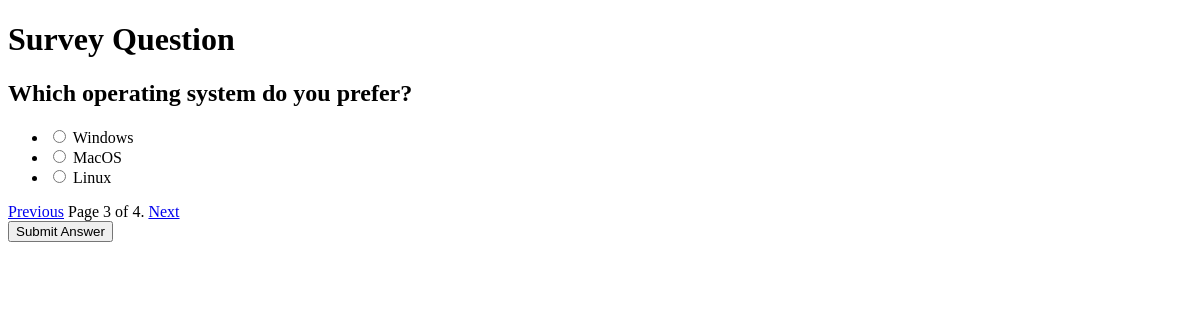
Page /survey?page=3 (signed in) on the committed database.
### myapp/models.py (models this page shows, shortened)
class SurveyQuestion(models.Model):
    question_text = models.CharField(max_length=255)
    created_at = models.DateTimeField(auto_now_add=True)

class SurveyOption(models.Model):
    question = models.ForeignKey(SurveyQuestion, on_delete=models.CASCADE, related_name='options')
    option_text = models.CharField(max_length=255)
    votes = models.PositiveIntegerField(default=0)

### myapp/views.py (the view, shortened to what this page needs)
# urls.py: path('survey', survey_view, name='survey'),
@login_required
def survey_view(request):
    questions = SurveyQuestion.objects.all().order_by('created_at')
    paginator = Paginator(questions, 1)
    page_number = request.GET.get('page')
    page_obj = paginator.get_page(page_number)
    return render(request, 'surveyQuestions.html', {'page_obj': page_obj})

### templates/surveyQuestions.html (shortened to what this page needs)
{% load static %}
<!DOCTYPE html>
<html lang="en">
<head>
    <link rel="stylesheet" href="{% static 'css/style.css' %}">
</head>
<body>
    <h1>Survey Question</h1>
    {% if page_obj %}
        <form method="post" action="">
            <h2>{{ page_obj.object_list.first.question_text }}</h2>
            <ul>
                {% for option in page_obj.object_list.first.options.all %}
                    <li>
                        <input type="radio" id="option_{{ option.id }}" name="option" value="{{ option.id }}">
                        <label for="option_{{ option.id }}">{{ option.option_text }}</label>
                    </li>
                {% endfor %}
            </ul>
            <div class="pagination">
                <span class="step-links">
                    {% if page_obj.has_previous %}
                        <a href="?page={{ page_obj.previous_page_number }}">Previous</a>
                    {% endif %}
                    <span class="current">
                        Page {{ page_obj.number }} of {{ page_obj.paginator.num_pages }}.
                    </span>
                    {% if page_obj.has_next %}
                        <a href="?page={{ page_obj.next_page_number }}">Next</a>
                    {% endif %}
                </span>
            </div>
            <button type="submit">Submit Answer</button>
        </form>
    {% else %}
        <p>No questions available.</p>
    {% endif %}
</body>
</html>

### rows in the picture
SurveyQuestion: object_list.first.question_text "Which operating system do you prefer?"
SurveyOption: option_text "Windows"
SurveyOption: option_text "MacOS"
SurveyOption: option_text "Linux"

### other values in the picture
{{ page_obj.number }} "3"
{{ page_obj.paginator.num_pages }} "4"
